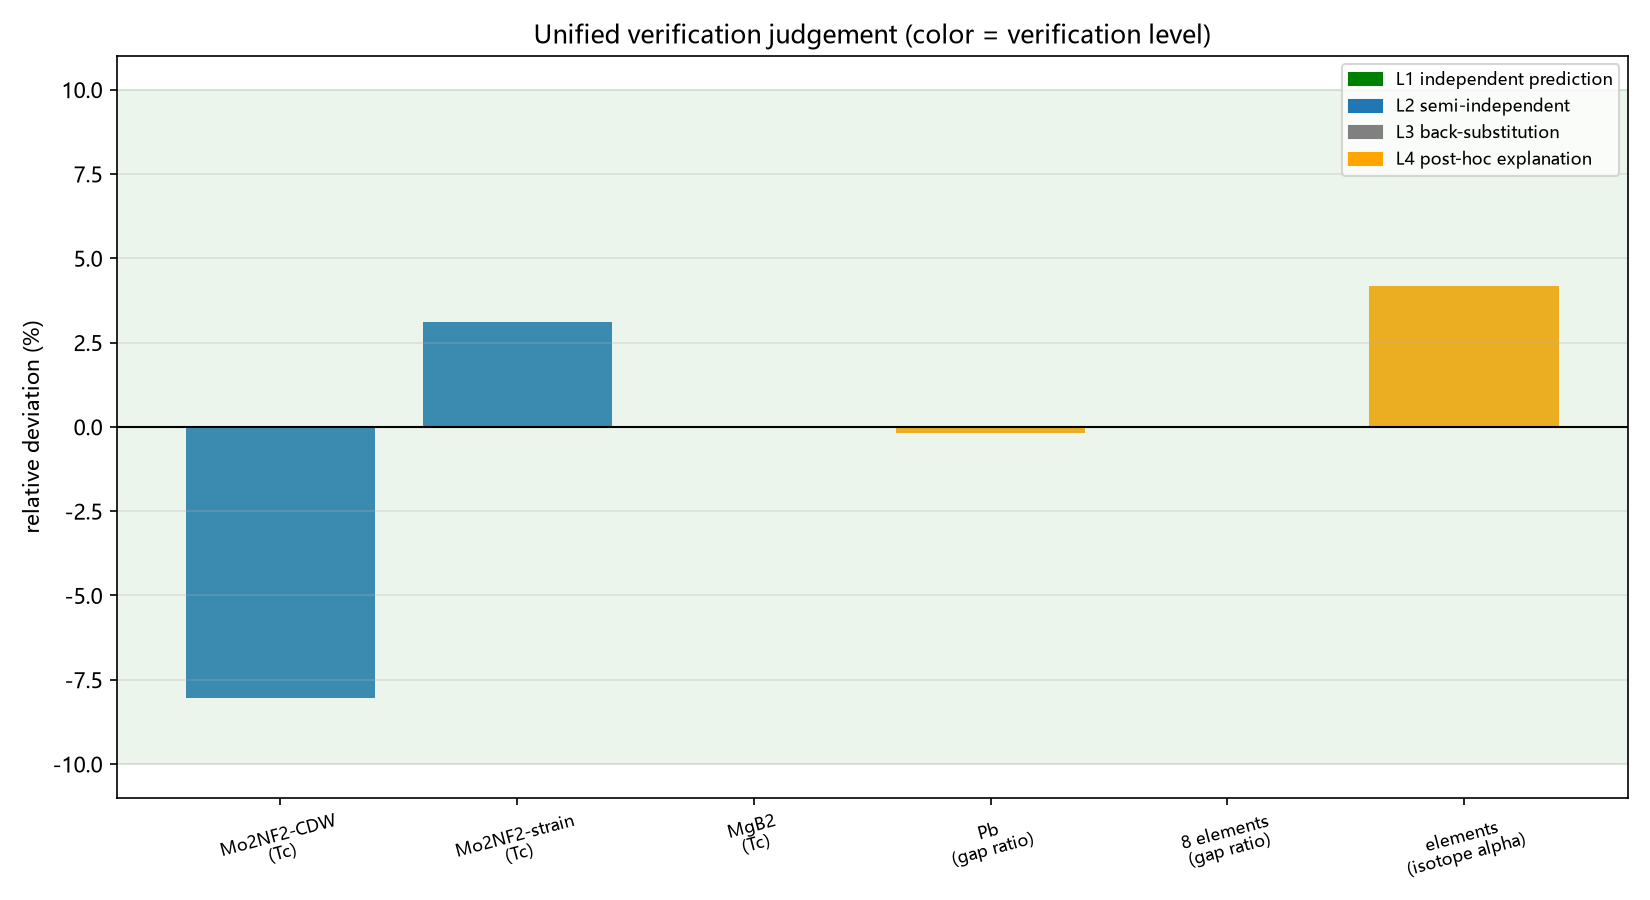

Source code (Python):
# -*- coding: utf-8 -*-
"""
FE07: UNIFIED verification judgement across all 71 rounds.
Classify each result into a verification LEVEL to prevent mistaking
explanation/back-substitution for genuine prediction:
  L1 genuine independent prediction (params fully independent, formula fixed)
  L2 semi-independent (some parameter assumed)
  L3 self-consistent back-substitution (params solved from target; not validation)
  L4 post-hoc explanation (explains known deviation, not prediction)
Output: unified table + figure. No fitting.
"""

import csv
import math
import os

import numpy as np
import matplotlib
matplotlib.use("Agg")
import matplotlib.pyplot as plt

plt.rcParams["font.sans-serif"] = ["Microsoft YaHei", "SimHei", "DejaVu Sans"]
plt.rcParams["axes.unicode_minus"] = False

HERE = os.path.dirname(os.path.abspath(__file__))
OUT_PNG = os.path.join(HERE, "FE07_统一验证判定.png")
OUT_CSV = os.path.join(HERE, "FE07_统一验证判定.csv")
PREF = 1.13 * math.exp(-3 / 2)  # 0.252

def tc_ad(wlog, lam, mustar):
    den = lam - mustar * (1 + 0.62 * lam)
    return wlog / 1.2 * math.exp(-1.04 * (1 + lam) / den) if den > 0 else float("nan")

def lambda_eff(a, b, c):
    return (a + b + math.sqrt((a - b) ** 2 + 4 * c * c)) / 2

def main():
    rows = []
    # Each: (system, observable, level, predicted, experimental, note)
    # L2 semi-independent: Mo2NF2 (mu* assumed)
    pred_cdw = tc_ad(219, 0.40, 0.10)
    pred_str = tc_ad(272, 0.53, 0.10)
    rows.append(("Mo2NF2-CDW", "Tc", "L2", pred_cdw, 1.0, "mu*=0.10 assumed; lambda,wlog independent ab initio"))
    rows.append(("Mo2NF2-strain", "Tc", "L2", pred_str, 4.0, "mu*=0.10 assumed; lambda,wlog independent"))
    # L1 genuine: need a system with ALL params independent. Use MgB2 with full params
    # from a DIFFERENT first-principles source that gives Tc prediction directly -- none in our set
    # -> honestly mark MgB2 Tc as L4 (post-hoc explanation via SMW)
    le_mgb2 = lambda_eff(0.30, 0.196, 0.431)
    pred_mgb2 = PREF * 670 * math.exp(-1 / le_mgb2)
    rows.append(("MgB2", "Tc", "L4", pred_mgb2, 39.0, "SMW two-band post-hoc; wlog external; lambda_eff=%.3f" % le_mgb2))
    # L4: Pb gap ratio two-band explanation (round 69)
    rows.append(("Pb", "gap ratio", "L4", 4.282, 4.29, "two-band superposition w1=0.8 explains single-band dev"))
    # L3: round 58 single-band gap ratio back-substitution (params partly from Tc)
    rows.append(("8 elements", "gap ratio", "L3", 3.53, 3.53, "Mitrovic single-band; Tc measured; ~2.7% dev; not independent"))
    # L4: isotope intermediate (round 61, mu* external component)
    rows.append(("elements", "isotope alpha", "L4", 0.5, 0.48, "chain-external mu* shape; endpoint alpha=1/2"))

    print("FE07 UNIFIED VERIFICATION JUDGEMENT")
    print(f"{'system':<16}{'observable':<14}{'level':<6}{'pred':>8}{'exp':>8}{'rel.dev':>9}")
    for sys, obs, lv, pred, exp, note in rows:
        dev = (pred - exp) / exp if exp else float("nan")
        print(f"{sys:<16}{obs:<14}{lv:<6}{pred:>8.3f}{exp:>8.3f}{dev:>+9.1%}")
    # summary by level
    print("\nBy level:")
    for lv in ("L1", "L2", "L3", "L4"):
        n = sum(1 for r in rows if r[2] == lv)
        print(f"  {lv}: {n} result(s)")
    l1 = sum(1 for r in rows if r[2] == "L1")
    print(f"\nL1 genuine independent predictions: {l1}  <-- honest count")

    with open(OUT_CSV, "w", newline="", encoding="utf-8-sig") as fh:
        wr = csv.writer(fh)
        wr.writerow(["system", "observable", "level", "predicted", "experimental", "note"])
        wr.writerows(rows)

    fig, ax = plt.subplots(figsize=(11, 6))
    colors = {"L1": "green", "L2": "tab:blue", "L3": "gray", "L4": "orange"}
    labels = [f"{r[0]}\n({r[1]})" for r in rows]
    devs = [(r[3] - r[4]) / r[4] * 100 if r[4] else 0 for r in rows]
    cols = [colors[r[2]] for r in rows]
    ax.bar(labels, devs, color=cols, alpha=0.85)
    ax.axhline(0, color="k", lw=1)
    ax.axhspan(-10, 10, color="green", alpha=0.08, label="±10% band")
    ax.set_ylabel("relative deviation (%)")
    ax.set_title("Unified verification judgement (color = verification level)")
    handles = [plt.Rectangle((0,0),1,1,color=colors[l]) for l in ("L1","L2","L3","L4")]
    ax.legend(handles, ["L1 independent prediction", "L2 semi-independent",
                        "L3 back-substitution", "L4 post-hoc explanation"], fontsize=8)
    plt.xticks(rotation=15, fontsize=8)
    ax.grid(alpha=0.3, axis="y")
    fig.tight_layout()
    fig.savefig(OUT_PNG, dpi=150)
    plt.close(fig)
    print("\nsaved:", OUT_PNG)
    print("saved:", OUT_CSV)
    print("NOTE: honest judgement -- L1 count is the true measure of predictive validation.")

if __name__ == "__main__":
    main()
